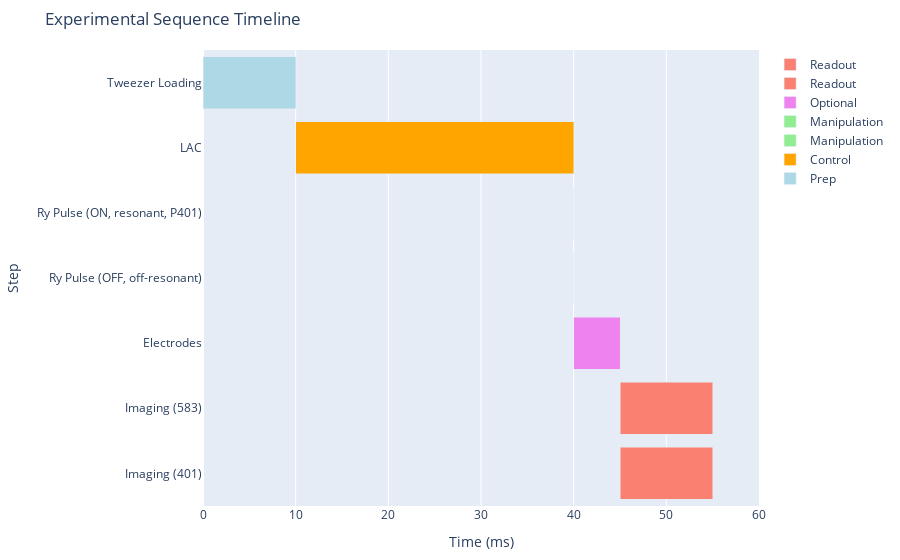

The code cell stored with this chart in its notebook:
### Code cell
import plotly.graph_objects as go

# Experimental sequence steps
steps = [
    dict(name="Tweezer Loading", start=0, duration=10, group="Prep"),
    dict(name="LAC", start=10, duration=30, group="Control"),
    dict(name="Ry Pulse (ON, resonant, P401)", start=40, duration=0.005, group="Manipulation"),
    dict(name="Ry Pulse (OFF, off-resonant)", start=40, duration=0.005, group="Manipulation"),
    dict(name="Electrodes", start=40.005, duration=5, group="Optional"),
    dict(name="Imaging (583)", start=45.005, duration=10, group="Readout"),
    dict(name="Imaging (401)", start=45.005, duration=10, group="Readout"),
]

colors = {
    "Prep": "lightblue",
    "Control": "orange",
    "Manipulation": "lightgreen",
    "Optional": "violet",
    "Readout": "salmon"
}

fig = go.Figure()

for step in steps:
    fig.add_trace(go.Bar(
        x=[step["duration"]],
        y=[step["name"]],
        base=step["start"],
        orientation='h',
        marker=dict(color=colors[step["group"]]),
        name=step["group"],
        hovertemplate=f"{step['name']}<br>Start: {step['start']} ms<br>Duration: {step['duration']} ms<br>Group: {step['group']}<extra></extra>"
    ))

# Configure layout
fig.update_layout(
    title="Experimental Sequence Timeline",
    xaxis=dict(title="Time (ms)", range=[0, 60]),
    yaxis=dict(title="Step", autorange="reversed"),
    barmode='stack',
    showlegend=True,
    height=400,
    margin=dict(l=200, r=50, t=50, b=50),
)

fig.show()

### Figure 1 — Plotly figure (JSON) as saved in the notebook; plotly's stock layout.template omitted (floating-point values rounded to 4 significant figures)
{"data": [{"base": 0, "hovertemplate": "Tweezer Loading<br>Start: 0 ms<br>Duration: 10 ms<br>Group: Prep<extra></extra>", "marker": {"color": "lightblue"}, "name": "Prep", "orientation": "h", "type": "bar", "x": [10], "y": ["Tweezer Loading"]}, {"base": 10, "hovertemplate": "LAC<br>Start: 10 ms<br>Duration: 30 ms<br>Group: Control<extra></extra>", "marker": {"color": "orange"}, "name": "Control", "orientation": "h", "type": "bar", "x": [30], "y": ["LAC"]}, {"base": 40, "hovertemplate": "Ry Pulse (ON, resonant, P401)<br>Start: 40 ms<br>Duration: 0.005 ms<br>Group: Manipulation<extra></extra>", "marker": {"color": "lightgreen"}, "name": "Manipulation", "orientation": "h", "type": "bar", "x": [0.005], "y": ["Ry Pulse (ON, resonant, P401)"]}, {"base": 40, "hovertemplate": "Ry Pulse (OFF, off-resonant)<br>Start: 40 ms<br>Duration: 0.005 ms<br>Group: Manipulation<extra></extra>", "marker": {"color": "lightgreen"}, "name": "Manipulation", "orientation": "h", "type": "bar", "x": [0.005], "y": ["Ry Pulse (OFF, off-resonant)"]}, {"base": 40.01, "hovertemplate": "Electrodes<br>Start: 40.005 ms<br>Duration: 5 ms<br>Group: Optional<extra></extra>", "marker": {"color": "violet"}, "name": "Optional", "orientation": "h", "type": "bar", "x": [5], "y": ["Electrodes"]}, {"base": 45.01, "hovertemplate": "Imaging (583)<br>Start: 45.005 ms<br>Duration: 10 ms<br>Group: Readout<extra></extra>", "marker": {"color": "salmon"}, "name": "Readout", "orientation": "h", "type": "bar", "x": [10], "y": ["Imaging (583)"]}, {"base": 45.01, "hovertemplate": "Imaging (401)<br>Start: 45.005 ms<br>Duration: 10 ms<br>Group: Readout<extra></extra>", "marker": {"color": "salmon"}, "name": "Readout", "orientation": "h", "type": "bar", "x": [10], "y": ["Imaging (401)"]}], "layout": {"autosize": true, "barmode": "stack", "margin": {"b": 50, "l": 200, "r": 50, "t": 50}, "showlegend": true, "title": {"text": "Experimental Sequence Timeline"}, "xaxis": {"range": [0, 60], "title": {"text": "Time (ms)"}, "type": "linear"}, "yaxis": {"autorange": true, "range": [6.5, -0.5], "title": {"text": "Step"}, "type": "category"}}}
